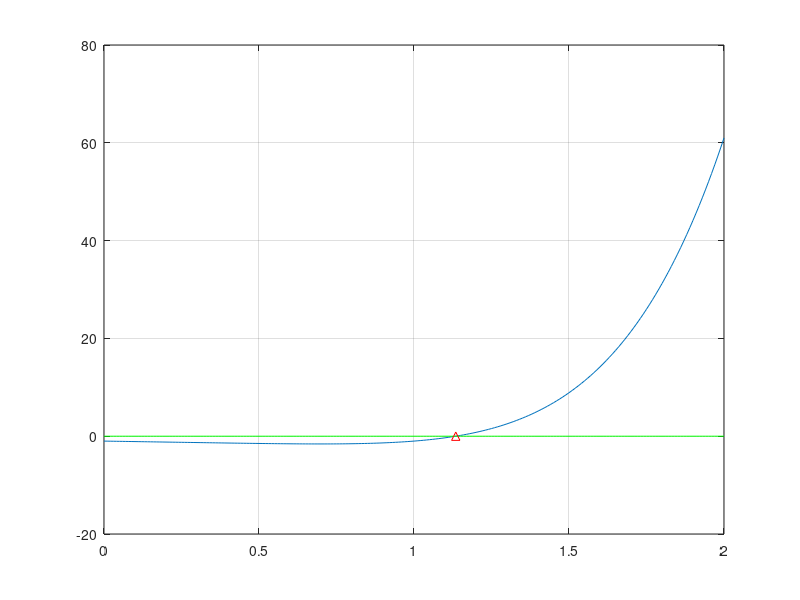

MATLAB code for this plot:
t=[0:0.01:2];
f=@(x)x.^6-x-1
plot(t,f(t)),grid
zero1=fzero(f,2) % punts al grafic
zero2=fzero(f,2)
hold on
plot(t,zeros(size(t)),'g')
plot(zero1,0,'^r') % ^ es el simbol d'on es creua amb l'eix 0 tambe pot ser *
% plot(zero2,0,'*r')
hold off